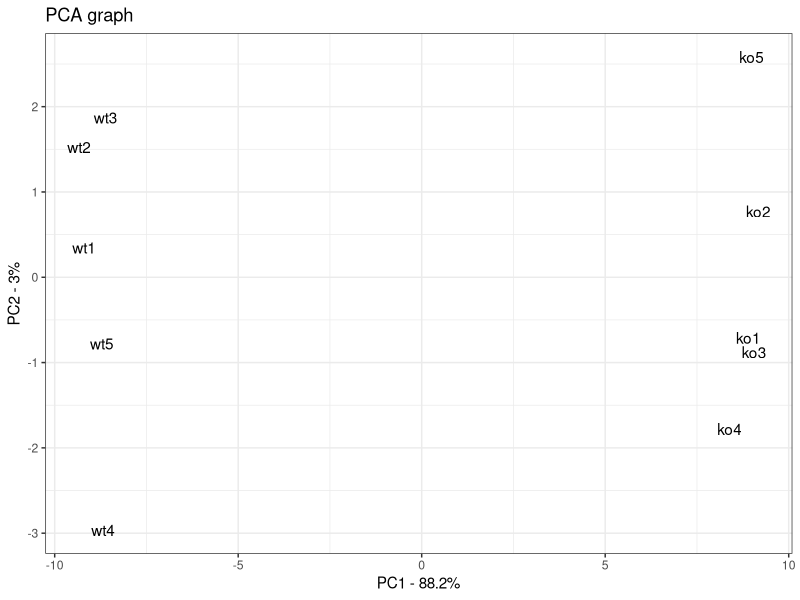
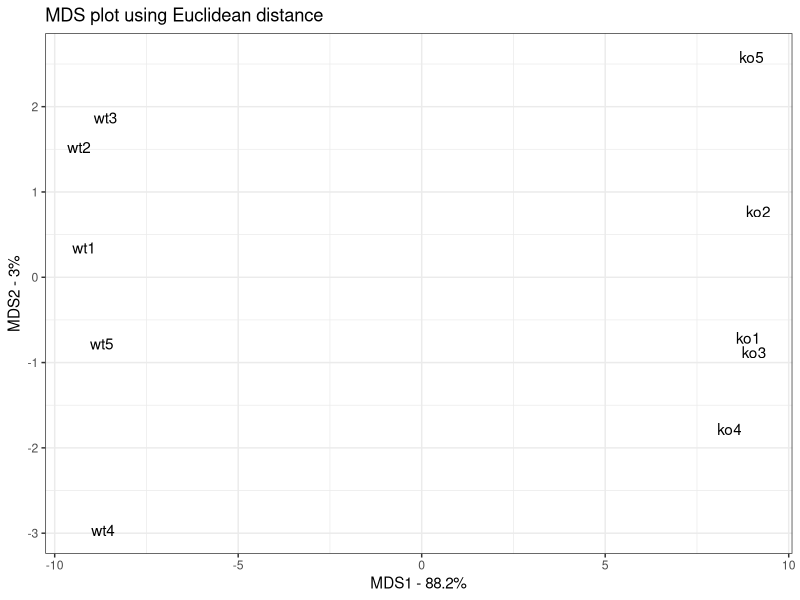
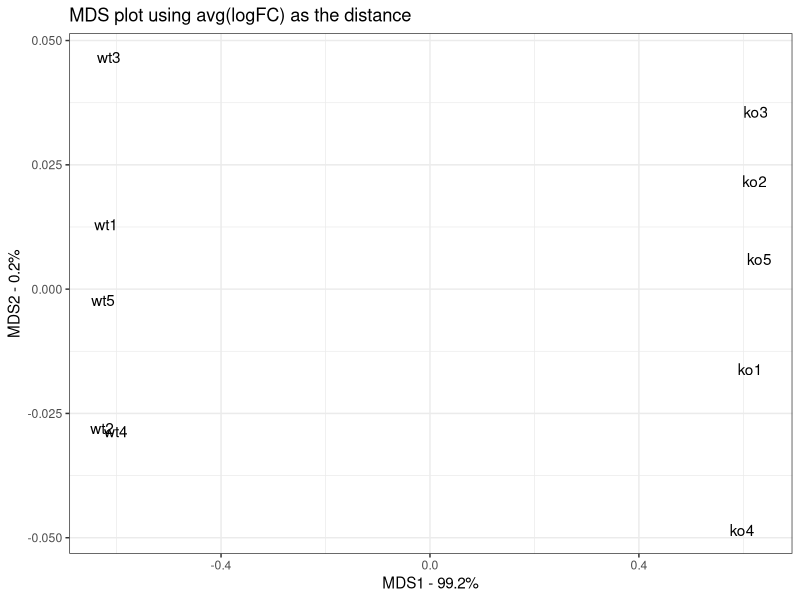

These figures' R source, in order:
library(ggplot2)
data.matrix <- matrix(nrow=100, ncol=10)
colnames(data.matrix) <- c(
  paste("wt", 1:5, sep=""),
  paste("ko", 1:5, sep="")
)
rownames(data.matrix) <- paste("gene", 1:100, sep="")
for (i in 1:100) {
  wt.values <- rpois(5, lambda=sample(x=10:1000, size=1))
  ko.values <- rpois(5, lambda=sample(x=10:1000, size=1))

  data.matrix[i,] <- c(wt.values, ko.values)
}
head(data.matrix)

pca <- prcomp(t(data.matrix), scale=TRUE, center=TRUE)
pca.var <- pca$sdev^2
pca.var.per <- round(pca.var/sum(pca.var)*100, 1)
pca.var.per
pca.data <- data.frame(Sample=rownames(pca$x),
  X=pca$x[,1],
  Y=pca$x[,2])
pca.data

ggplot(data=pca.data, aes(x=X, y=Y, label=Sample)) +
  geom_text() +
  xlab(paste("PC1 - ", pca.var.per[1], "%", sep="")) +
  ylab(paste("PC2 - ", pca.var.per[2], "%", sep="")) +
  theme_bw() +
  ggtitle("PCA graph")

### MDS and PCoA
distance.matrix <- dist(scale(t(data.matrix), center=TRUE, scale=TRUE),
  method="euclidean")
# make sure samples are rows
# center and scale the measurements for each gene (which are now columns)

# multi-dimensional scaling on the distance matrix
mds.stuff <- cmdscale(distance.matrix, eig=TRUE, x.ret=TRUE)
# return eigenvalues, use them to calculate how much variation in the distance matrix
# each axis in the final MDS plot accounts for
# return the doubly (rows and cols) centered version of the distance matrix

# calculate the amount of variation each axis in the MDS plot accounts for using the eigenvalues
mds.var.per <- round(mds.stuff$eig/sum(mds.stuff$eig)*100, 1)
mds.var.per

# format the data for ggplot
mds.values <- mds.stuff$points
mds.data <- data.frame(Sample=rownames(mds.values),
  X=mds.values[,1],
  Y=mds.values[,2])
mds.data

ggplot(data=mds.data, aes(x=X, y=Y, label=Sample)) +
  geom_text() +
  theme_bw() +
  xlab(paste("MDS1 - ", mds.var.per[1], "%", sep="")) +
  ylab(paste("MDS2 - ", mds.var.per[2], "%", sep="")) +
  ggtitle("MDS plot using Euclidean distance")

# PCA and MDS graph look similar.
# In fact, they are exactly the same!
# This is because we used the Euclidean metric.

log2.data.matrix <- log2(data.matrix)
# average of absolute values of the log-fold change
# isn't one of the distance metrics built into dist()
# create an empty matrix
log2.distance.matrix <- matrix(0,
  nrow=ncol(log2.data.matrix),
  ncol=ncol(log2.data.matrix),
  dimnames=list(colnames(log2.data.matrix),
    colnames(log2.data.matrix)))
log2.distance.matrix
# fill the matrix
for(i in 1:ncol(log2.distance.matrix)) {
  for(j in 1:i) {
    log2.distance.matrix[i, j] <-
      mean(abs(log2.data.matrix[,i] - log2.data.matrix[,j]))
  }
}
log2.distance.matrix
# symmetrical, calculate the values for lower triangle

mds.stuff <- cmdscale(as.dist(log2.distance.matrix),
  eig=TRUE,
  x.ret=TRUE)
# convert the homemade matrix into a "true" distance matrix,
# which is the bottom triangle
mds.var.per <- round(mds.stuff$eig/sum(mds.stuff$eig)*100, 1)
mds.var.per
mds.values <- mds.stuff$points
mds.data <- data.frame(Sample=rownames(mds.values),
  X=mds.values[,1],
  Y=mds.values[,2])
mds.data
ggplot(data=mds.data, aes(x=X, y=Y, label=Sample)) +
  geom_text() +
  theme_bw() +
  xlab(paste("MDS1 - ", mds.var.per[1], "%", sep="")) +
  ylab(paste("MDS2 - ", mds.var.per[2], "%", sep="")) +
  ggtitle("MDS plot using avg(logFC) as the distance")